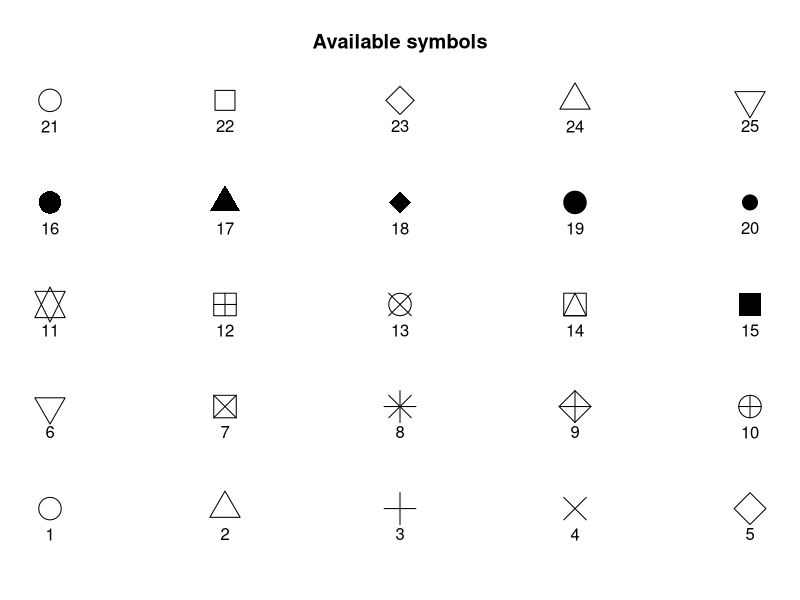
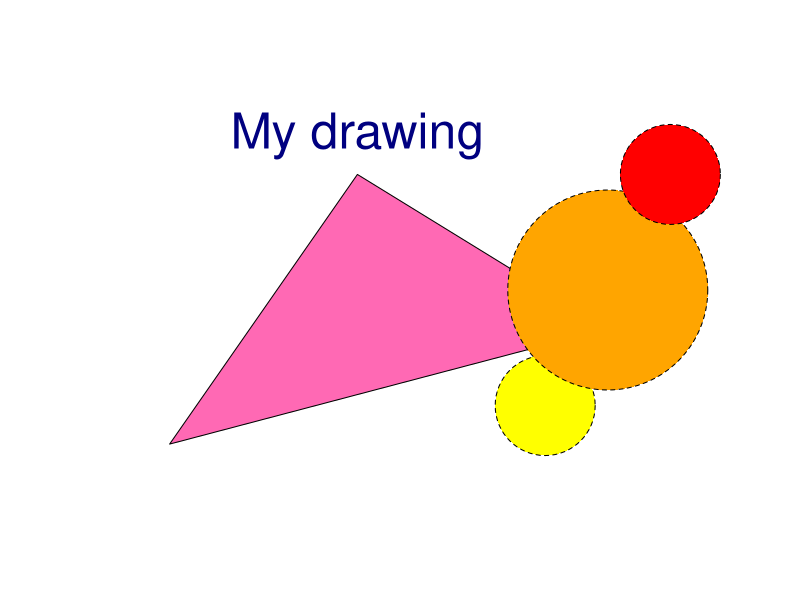
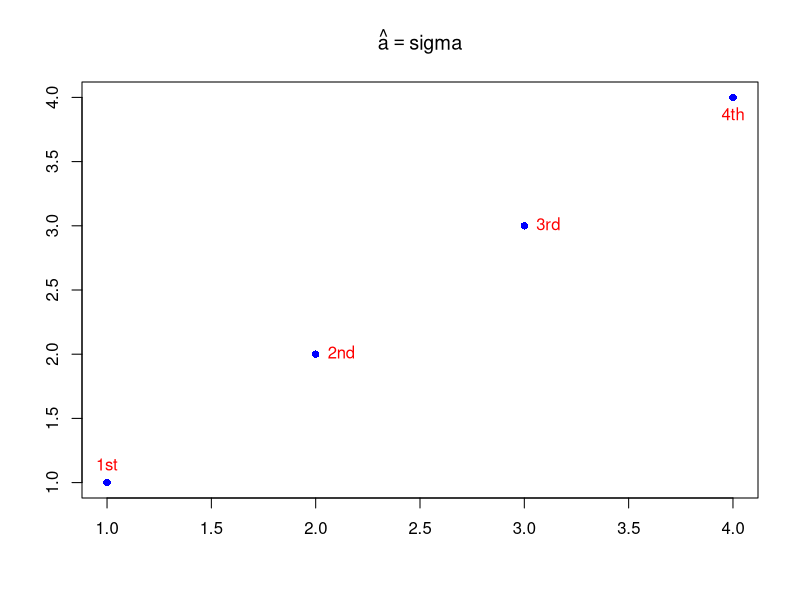
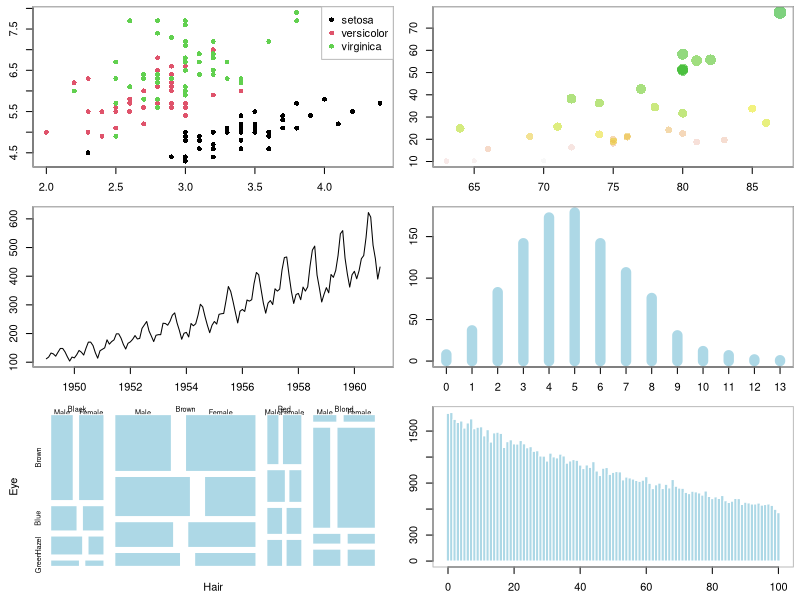

Here is the R script that generated these plots, in order: (Note: this script raises an error after producing the figures.)
## ---- chunk 1
library(grid)
library(lattice)
library(ggplot2)
## ---- chunk 2
# 符号

op <- par(mar = c(1, 1, 4, 1) + .1)
plot(0, 0,
  xlim = c(1, 5), ylim = c(-.5, 4),
  axes = F,
  xlab = "", ylab = "",
  main = "Available symbols"
)
for (i in 0:4) {
  for (j in 1:5) {
    n <- 5 * i + j
    points(j, i,
      pch = n,
      cex = 3
    )
    text(j, i - .25, as.character(n))
  }
}
par(op)
## ---- chunk 3
# https://jeroen.github.io/uros2018/#23
plot.new()
plot.window(xlim = c(0, 100), ylim = c(0, 100))
polygon(c(10, 40, 80), c(10, 80, 40), col = 'hotpink')
text(40, 90, labels = 'My drawing', col = 'navyblue', cex = 3)
symbols(c(70, 80, 90), c(20, 50, 80), circles = c(10, 20, 10),
        bg = c('yellow', 'orange', 'red'), add = TRUE, lty = 'dashed')
## ---- chunk 4
x <- 1:4
y <- x
plot(x, y, ann = F, col = "blue", pch = 16)
text(x, y,
  labels = c("1st", "2nd", "3rd", "4th"),
  col = "red", pos = c(3, 4, 4, 1), offset = 0.6
)
ahat = "sigma"
# title(substitute(hat(a) == ahat, list(ahat = ahat)))
title(bquote(hat(a) == .(ahat)))
## ---- chunk 5
# pdf(file = 'plot.pdf',width=10,height=6)
# layout(matrix(seq(6), 2, 3, byrow = TRUE))
# 矩阵图 自带 layout 
# plot(iris[,-5],col = iris$Species)
par(mfrow = c(3,2),mar=c( 2.5, 2.5, .5, .5))
# 分类散点图
plot(Sepal.Length~Sepal.Width,data=iris,col = Species,pch=16 )
legend('topright',legend = unique(iris$Species),box.col = "gray",
		pch=16,col = unique(iris$Species) )
box(col="gray")
# 气泡图
plot(Volume~Height,data = trees,pch =16,cex = Girth/8,
	 col = rev(terrain.colors(nrow(trees), alpha = .5)))
box(col="gray")
# 折线图
plot(AirPassengers)
box(col="gray")
# 柱形图
set.seed(123456)
barPois <- table(stats::rpois(1000, lambda = 5))
plot(barPois,col = "lightblue",type = 'h',lwd=10,main = "")
box(col="gray")
# 马赛克图
# par(mar=c(2,2,.5,.5))
plot(HairEyeColor,col = "lightblue",border = 'white',main = '')
# box(col="gray")
## 直方图
set.seed(1234)
n <- 2^24
x <- runif(n,0,1)
delta <- 0.01
len <- diff(c(0,which(x < delta),n+1))-1
ylim <- seq( 0, 1800, by = 300)
xlim <- seq( 0, 100, by = 20)
p <- hist(len[len < 101], breaks = -1:100+0.5,plot = FALSE)
plot(p,ann = FALSE,axes = FALSE,col="lightblue",border = "white",main = "")	 
axis( 1, labels = xlim, at = xlim, las = 1) # x 轴
axis( 2, labels = ylim, at = ylim, las = 0) # y 轴
box(col="gray")
## ---- chunk 6
data(NCI60, package ="ISLR") # 加载数据		
myData <- sort(table(NCI60$labs), decreasing = TRUE)		
par(mar=c(2,7,1,1))
barCenters <- barplot(myData,col = "lightblue",axes = FALSE,
			axisnames=FALSE,horiz=TRUE,border ="white")				
text(y = barCenters, x = par("usr")[3],
     adj = 1, labels = names(myData), xpd = TRUE)
axis(1, labels = seq(0,9,by=1), at = seq(0,9,by=1),  las = 1 , col = "gray")
## ---- chunk 7
with(data = faithful, {
  hist(eruptions, seq(1.6, 5.2, 0.2), prob = TRUE)
  lines(density(eruptions, bw = 0.1))
  rug(eruptions) # show the actual data points
})
## ---- chunk 8
hist(longley$Unemployed,
  probability = TRUE, # Change the vertical units,
  # to overlay a density estimation
  col = "light blue"
)
lines(density(longley$Unemployed),
  col = "red",
  lwd = 3
)
## ---- chunk 9
hist(longley$Unemployed, density = 3, angle = 45)
## ---- chunk 10
with(data = faithful, {
  long <- eruptions[eruptions > 3]
  plot(ecdf(long), do.points = FALSE, verticals = TRUE)
  x <- seq(3, 5.4, 0.01)
  lines(x, pnorm(x, mean = mean(long), sd = sqrt(var(long))), lty = 3)
})
## ---- chunk 11
with(data = faithful, {
  long <- eruptions[eruptions > 3]
  par(pty = "s") # arrange for a square figure region
  qqnorm(long)
  qqline(long)
})
## ---- chunk 12
matplot(time(EuStockMarkets), EuStockMarkets,
  main = "Daily Closing Prices of Major European Stock Indices, 1991–1998\nGermany DAX (Ibis), Switzerland SMI, France CAC, and UK FTSE",
  xlab = "Date", ylab = "closing prices",
  pch = 17, type = "l", col = 1:4
)
legend("topleft", colnames(EuStockMarkets), pch = 17, lty = 1, col = 1:4)
## ---- chunk 13
# 一维云图/点图
stripchart(longley$Unemployed)
## ---- chunk 14
# 加载数据集
data(topo, package="MASS")
# 查看数据集
str(topo)
## ---- chunk 15
plot(y~x, cex = (960-z)/(960-690), data = topo, 
     xlab = "X Coordinates", ylab = "Y coordinates")
## ---- chunk 16
plot(mpg ~ hp,
  data = subset(mtcars, am == 1), pch = 16, col = "blue",
  xlim = c(50, 350), ylim = c(10, 35)
)
points(mpg ~ hp,
  col = "red", pch = 16,
  data = subset(mtcars, am == 0)
)
legend(300, 35,
  c("1", "0"),
  title = "am",
  col = c("blue", "red"),
  pch = c(16, 16)
)
## ---- chunk 17
ggplot(mtcars, aes(x = hp, y = mpg, color = factor(am))) +
  geom_point() +
  theme_bw()
## ---- chunk 18
data("iris")
pch <- rep(16, length(iris$Petal.Length))
pch[which(iris$Petal.Length < 1.4)] <- 17
stripchart(Petal.Length ~ Species,
  data = iris,
  vertical = TRUE, method = "jitter",
  pch = pch
)
## ---- chunk 19
data("iris")
stripchart(Petal.Length ~ Species,
  data = iris, subset = Petal.Length > 1.4,
  vertical = TRUE, method = "jitter", ylim = c(1, 7),
  pch = 16
)
stripchart(Petal.Length ~ Species,
  data = iris, subset = Petal.Length < 1.4,
  vertical = TRUE, method = "jitter", add = TRUE,
  pch = 17, col = "red"
)
## ---- chunk 20
x1 <- matrix(rnorm(1e3), ncol = 2)
x2 <- matrix(rnorm(1e3, mean = 3, sd = 1.5), ncol = 2)
x <- rbind(x1, x2)
dcols <- densCols(x)
graphics::plot(x, col = dcols, pch = 20, panel.first = grid())
# title(main = "n = 1000", xpd = TRUE)
## ---- chunk 21
A <- c(79.98, 80.04, 80.02, 80.04, 80.03, 80.03, 80.04, 79.97,
       80.05, 80.03, 80.02, 80, 80.02)
B <- c(80.02, 79.94, 79.98, 79.97, 79.97, 80.03, 79.95, 79.97)
boxplot(A, B)
## ---- chunk 22
with(data = iris, {
  op <- par(mfrow = c(2, 2), mar = c(4, 4, 2, .5))
  plot(Sepal.Length ~ Species)
  plot(Sepal.Width ~ Species)
  plot(Petal.Length ~ Species)
  plot(Petal.Width ~ Species)
  par(op)
  mtext("Edgar Anderson's Iris Data", side = 3, line = 4)
})
## ---- chunk 23
boxplot(longley$Unemployed)
# 水平放置
boxplot(longley$Unemployed,
  horizontal = TRUE,
  col = "pink",
  main = "Box-and-whiskers plot (boxplot)"
)
## ---- chunk 24
data(InsectSprays)
boxplot(count ~ spray,
  data = InsectSprays,
  col = "pink",
  xlab = "Spray",
  ylab = "Count",
  main = "Insect sprays"
)
## ---- chunk 25
boxplot(count ~ spray,
  data = InsectSprays,
  col = "pink",
  horizontal = TRUE,
  las = 1, # Horizontal labels
  xlab = "Count",
  ylab = "Spray",
  main = "Insect sprays"
)
## ---- chunk 26
pairs(longley,
  gap = 0,
  diag.panel = function(x, ...) {
    par(new = TRUE)
    hist(x,
      col = "light blue",
      probability = TRUE,
      axes = FALSE,
      main = ""
    )
    lines(density(x),
      col = "red",
      lwd = 3
    )
    rug(x)
  }
)
## ---- chunk 27
# 带有图标题
par(mar = c(4.1, 4.1, 4.5, 1.5), ps = 13, family = "Times")
x <- rnorm(10)
y <- x + rnorm(5, sd = 0.25)
model <- lm(y ~ x)
rsq <- summary(model)$r.squared
rsq <- signif(rsq, 4)
plot(x, y, main = "Hello \\LaTeX!", xlab = "$x$", ylab = "$y$")
abline(model, col = "red")
mtext(paste("Linear model: $R^{2}=", rsq, "$"), line = 0.5)
legend("bottomright", legend = paste("$y = ", round(coef(model)[2], 3),
  "x +", round(coef(model)[1], 3), "$",
  sep = ""
), bty = "n")

plot(x, y, main = "Hello \\LaTeX!", xlab = "$x$", ylab = "$y$")
abline(model, col = "red")
mtext(paste("Linear model: $R^{2}=", rsq, "$"), line = 0.5)
legend("bottomright", legend = paste("$y = ", round(coef(model)[2], 3),
  "x +", round(coef(model)[1], 3), "$",
  sep = ""
), bty = "n")
## ---- chunk 28
x0 <- 2^(-20:10)
nus <- c(0:5, 10, 20)
x <- seq(0, 4, length.out = 501)

plot(x0, x0^-8,
  frame.plot = TRUE,                     # 添加绘图框
  log = "xy",                            # x 和 y 轴都取对数尺度
  axes = FALSE,                          # 去掉坐标轴
  xlab = "$u$", 
  ylab = "$\\mathcal{K}_{\\kappa}(u)$",  # 设置坐标轴标签
  type = "n",                            # 清除绘图区域的内容
  ann = TRUE,                            # 添加标题 x和y轴标签
  panel.first = grid()                   # 添加背景参考线
)

axis(1,
     at = c(1e-08, 1e-06, 1e-04, 1e-02, 1, 1e+02),
     labels = expression(10^-8, 10^-6, 10^-4, 10^-2, 1, 10^2)
)
axis(2,
     at = c(1e-16, 1, 1e+16, 1e+32, 1e+48),
     labels = expression(10^-16, 1, 10^16, 10^32, 10^48), las = 1
)
# 设置线条颜色
cols <- RColorBrewer::brewer.pal(9,name = "Spectral")
# gray.colors(9) terrain.colors(9)  RColorBrewer::brewer.pal(9,name = "Spectral")
for (i in seq(length(nus)))
  lines(x0, besselK(x0, nu = nus[i]), col = cols[i], lwd = 2)
legend("topright",legend = paste0("$\\kappa=", rev(nus),"$"),
       col = rev(cols), lwd = 2, cex = 0.5)

# 数据变化范围太大，因此横纵坐标轴都取了以10为底的对数，数据可以紧凑的在一张图内展示
x <- seq(0, 40, length.out = 801)
x <- x[x > 0]
plot(x, x,frame.plot=TRUE,
     ylim = c(1e-18, 1e11), log = "y", xlab = "$u$", type = "n",  yaxt = "n",
     ylab = "$\\mathcal{K}_{\\kappa}(u)$", ann = TRUE, panel.first = grid()
)
axis(2,
     at = c(1e-19, 1e-12, 1e-05, 1e+02, 1e+09),
     labels = expression(10^-19, 10^-12, 10^-5, 10^2, 10^9), las = 1
)

for (i in seq(length(nus)))
  lines(x, besselK(x, nu = nus[i]), col = cols[i], lwd = 2)
legend("topright", legend = paste0("$\\kappa=", rev(nus),"$"), 
       col = rev(cols), lwd = 2, cex = 0.5)
## ---- chunk 29
grSoftVersion()
## ---- chunk 30
capabilities()
## ---- chunk 31
# Rotated axis labels in R plots
# https://menugget.blogspot.com/2014/08/rotated-axis-labels-in-r-plots.html
# Example data
tmin <- as.Date("2000-01-01")
tmax <- as.Date("2001-01-01")
tlab <- seq(tmin, tmax, by = "month")
lab <- format(tlab, format = "%Y-%b")
set.seed(111)
x <- seq(tmin, tmax, length.out = 100)
y <- cumsum(rnorm(100))

# Plot
# png("plot_w_rotated_axis_labels.png", height = 3, 
#     width = 6, units = "in", res = 300)
op <- par(mar = c(6, 4, 1, 1))
plot(x, y, t = "l", xaxt = "n", xlab = "")
axis(1, at = tlab, labels = FALSE)
text(
  x = tlab, y = par()$usr[3] - 0.1 * (par()$usr[4] - par()$usr[3]),
  labels = lab, srt = 45, adj = 1, xpd = TRUE
)
par(op)
# dev.off()
## ---- chunk 32
## Increase bottom margin to make room for rotated labels
par(mar = c(5, 4, .5, 2) + 0.1)
## Create plot with no x axis and no x axis label
plot(1 : 8, xaxt = "n",  xlab = "")
## Set up x axis with tick marks alone
axis(1, labels = FALSE)
## Create some text labels
labels <- paste("Label", 1:8, sep = " ")
## Plot x axis labels at default tick marks
text(1:8, par("usr")[3] - 0.5, srt = 45, adj = 1,
     labels = labels, xpd = TRUE)
## Plot x axis label at line 6 (of 7)
mtext(side = 1, text = "X Axis Label", line = 4)
## ---- chunk 33
# 自定义坐标轴
plot(c(1, 1e6), c(-pi, pi), type = "n", 
     axes = FALSE, ann = FALSE, log = "x")
axis(1, at = c(1, 1e2, 1e4, 1e6), 
     labels = expression(1, 10^2, 10^4, 10^6))
axis(2, at = c(-pi, -pi / 2, 0, pi / 2, pi), 
     labels = expression(-pi, -pi / 2, 0, pi / 2, pi))
text(1e3, 0, expression(italic("Customized Axes")))
box()
## ---- chunk 34
x <- seq(-5, 5, length = 200)
y <- sqrt(1 + x^2)
plot(y ~ x,
  type = "l",
  ylab = expression(sqrt(1 + x^2))
)
title(main = expression(
  "graph of the function f"(x) == sqrt(1 + x^2)
))
## ---- chunk 35
# substitute  神奇的函数哦

x <- seq(-5, 5, length = 200)
op <- par(mfrow = c(2, 2))
for (i in 1:4) { # 画四个图
  y <- sqrt(i + x^2)
  plot(y ~ x,
    type = "l",
    ylim = c(0, 6),
    ylab = substitute(
      expression(sqrt(i + x^2)),
      list(i = i)
    )
  )
  title(main = substitute(
    "graph of the function f"(x) == sqrt(i + x^2),
    list(i = i)
  ))
}
par(op)
## ---- chunk 36
# 在图的边缘添加文字
N <- 200
x <- runif(N, -4, 4)
y <- sin(x) + .5 * rnorm(N)
plot(x, y,
  xlab = "", ylab = "",
  main = paste(
    "The \"mtext\" function",
    paste(rep(" ", 60), collapse = "")
  )
)
mtext("Line 0", 3, line = 0)
mtext("Line 1", 3, line = 1)
mtext("Line 2", 3, line = 2)
mtext("Line 3", 3, line = 3)
## ---- chunk 37
# 图标题/子标题 x轴标题/子标题
N <- 200
x <- runif(N, -4, 4)
y <- sin(x) + .5 * rnorm(N)
plot(x, y, xlab = "", ylab = "", main = "")
mtext("Subtitle", 3, line = .8)
mtext("Title", 3, line = 2, cex = 1.5)
mtext("X axis", 1, line = 2.5, cex = 1.5)
mtext("X axis subtitle", 1, line = 3.7)
## ---- chunk 38
# 双Y轴
N <- 200
x <- seq(-4, 4, length = N)
y1 <- sin(x)
y2 <- cos(x)
op <- par(mar = c(5, 4, 4, 4)) # Add some space in the right margin
# The default is c(5,4,4,2) + .1
xlim <- range(x)
ylim <- c(-1.1, 1.1)
plot(x, y1,
  col = "blue", type = "l",
  xlim = xlim, ylim = ylim,
  axes = F, xlab = "", ylab = "", main = "Title"
)
axis(1)
axis(2, col = "blue")
par(new = TRUE)
plot(x, y2,
  col = "red", type = "l",
  xlim = xlim, ylim = ylim,
  axes = F, xlab = "", ylab = "", main = ""
)
axis(4, col = "red")
mtext("First Y axis", 2, line = 2, col = "blue", cex = 1.2)
mtext("Second Y axis", 4, line = 2, col = "red", cex = 1.2)
# 1,2,3,4 分别代表下左上右四个位置
## ---- chunk 39
# 多图排列/分屏 page 47
# 最常用的是 par mfrow mfcol分别按行/列放置图形

op <- par(mfrow = c(2, 2))
for (i in 1:4)
  plot(runif(20), runif(20),
    main = paste("random plot (", i, ")", sep = "")
  )
par(op)
mtext("Four plots, without enough room for this title",
  side = 3, font = 2, cex = 2, col = "red"
) # 总/大标题放不下

# 设置外边空放置大标题
op <- par(
  mfrow = c(2, 2),
  oma = c(0, 0, 3, 0) # Outer margins
)
for (i in 1:4)
  plot(runif(20), runif(20),
    main = paste("random plot (", i, ")", sep = "")
  )
par(op)
mtext("Four plots, with some room for this title",
  side = 3, line = 1.5, font = 2, cex = 2, col = "red"
)
## ---- chunk 40
# 设置每个子图的边空 mar
op <- par(
  mfrow = c(2, 2),
  oma = c(0, 0, 3, 0),
  mar = c(3, 3, 4, 1) + .1 # Margins
)
for (i in 1:4)
  plot(runif(20), runif(20),
    xlab = "", ylab = "",
    main = paste("random plot (", i, ")", sep = "")
  )
par(op)
mtext("Title",
  side = 3, line = 1.5, font = 2, cex = 2, col = "red"
)
par(op)
## ---- chunk 41
# par 之 fig 参数 很神奇

n <- 20
x <- rnorm(n)
y <- x^2 - 1 + .3 * rnorm(n)
plot(y ~ x,
  main = "The \"fig\" graphic parameter"
)
op <- par()
for (i in 2:10) {
  done <- FALSE
  while (!done) {
    a <- c(
      sort(runif(2, 0, 1)),
      sort(runif(2, 0, 1))
    )
    par(fig = a, new = T)
    r <- try(plot(runif(5), type = "l", col = i))
    done <- !inherits(r, "try-error")
  }
}
par(op)
## ---- chunk 42
# fig 参数控制图形的位置 属于组合图形

n <- 1000
x <- rt(n, df = 10)
hist(x,
  col = "light blue",
  probability = "TRUE",
  ylim = c(0, 1.2 * max(density(x)$y))
)
lines(density(x),
  col = "red",
  lwd = 3
)
op <- par(
  fig = c(.02, .4, .5, .98),
  new = TRUE
)
qqnorm(x,
  xlab = "", ylab = "", main = "",
  axes = FALSE
)
qqline(x, col = "red", lwd = 2)
box(lwd = 2)
par(op)
## ---- chunk 43
# layout 布局 用于复杂组合图形

op <- par(oma = c(0, 0, 3, 0))
layout(matrix(c(
  1, 1, 1,
  2, 3, 4,
  2, 3, 4
), nr = 3, byrow = TRUE))
hist(rnorm(n), col = "light blue")
hist(rnorm(n), col = "light blue")
hist(rnorm(n), col = "light blue")
hist(rnorm(n), col = "light blue")
mtext("The \"layout\" function",
  side = 3, outer = TRUE,
  font = 2, cex = 1.2
)
par(op)
